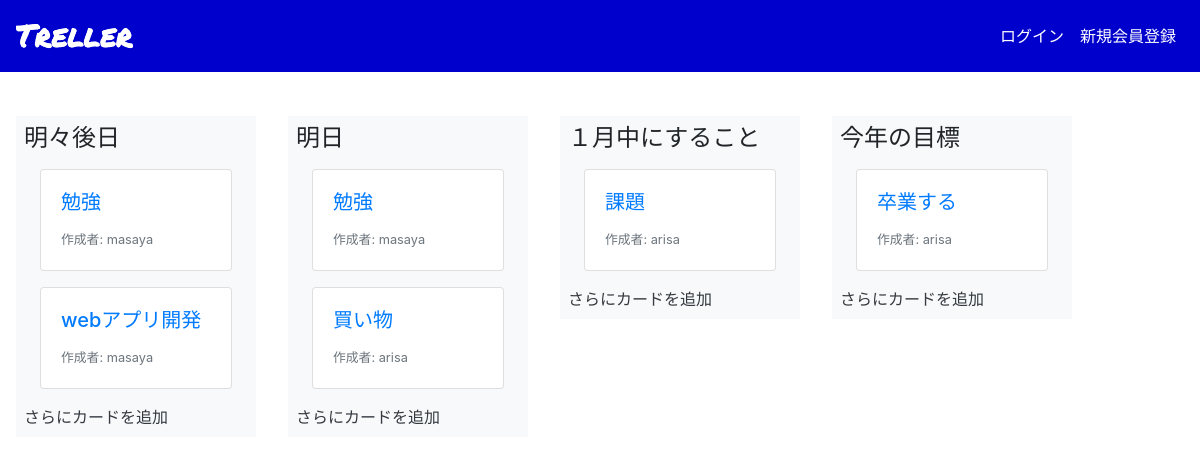
The page / on the database its author committed.
### trello_app/models.py (models this page shows, shortened)
class List(models.Model):
    title = models.CharField(max_length=200)
    user = models.ForeignKey(User, on_delete=models.CASCADE)

class Card(models.Model):
    title = models.CharField(max_length=200)
    description = models.TextField()
    user = models.ForeignKey(User, on_delete=models.CASCADE)
    list = models.ForeignKey(List, on_delete=models.CASCADE)

### trello_app/views.py (the view)
# urls.py: path('', views.IndexView.as_view(), name='index'),
class IndexView(ListView):
    model = List
    template_name = 'index.html'

### trello_app/templates/index.html (shortened to what this page needs)
{% extends "base.html" %}
{% load static %}
{% block customcss %}
    <link rel="stylesheet" href="{% static 'css/index.css' %}">
{% endblock %}
{% block content %}
<div class="container-fluid home" style="display: table-cell !important" >
  <div class="row flex-nowrap">
    {% for list in list_list %}
    <div class="bg-light m-3 p-2 list">
      <h4>{{ list.title }}
      </h4>
      {% for card in list.card_set.all %}
      <a href="{% url 'trello:cards_detail' card.pk %}" class="card m-3">
        <div class="card-body">
          <h5 class="card-title">{{ card.title }}</h5>
          <footer>
            <small class="text-muted">作成者: {{ card.user.username }}</small>
          </footer>
        </div>
      </a>
      {% endfor %}
      <a href="{% url 'trello:cards_create_from_index' list.pk %}" class="text-dark"> さらにカードを追加</a>
    </div>
    {% endfor %}
  </div>
</div>
{% endblock content %}

### trello_app/templates/base.html (shortened to what this page needs)
{% load static %}
<!doctype html>
<html lang="ja">
<head>
<link rel="stylesheet" href="https://stackpath.bootstrapcdn.com/bootstrap/4.5.0/css/bootstrap.min.css">
<link rel="stylesheet" href="{% static 'css/base.css' %}">
{% block customcss %}
{% endblock customcss %}
</head>
{% include 'navbar.html' %}
<body>
{% block content %}
{% endblock content %}
</body>
</html>

### trello_app/templates/navbar.html (shortened to what this page needs)
{% load static %}
<nav class="navbar navbar-expand-lg navbar-light fixed-top" style="background-color: #0000cd">
<a class="navbar-brand" href="{% url 'trello:index' %}"><img src='{% static 'image/logo.png' %}' alt=""></a>
<div class="collapse navbar-collapse" id="navbarSupportedContent">
<ul class="navbar-nav">
    {% if user.is_authenticated %}
    <li class="nav-item">
        <a href="{% url 'trello:lists_list' %}" class="nav-link" style="color: white">リスト一覧</a>
    </li>
    <li class="nav-item">
        <a href="{% url 'trello:cards_list' %}" class="nav-link" style="color: white">カード一覧</a>
    </li>
    <li class="nav-item">
        <a href="{% url 'trello:logout' %}" class="nav-link" style="color: white">ログアウト</a>
    </li>
    <li class="nav-item">
        <a href="{% url 'trello:user_detail' pk=user.pk %}" class="btn btn-primary">マイページ </a>
    </li>
    {% else %}
    <li class="nav-item">
        <a href="{% url 'trello:login' %}" class="nav-link" style="color: white">ログイン</a>
    </li>
    <li>
        <a href="{% url 'trello:signup' %}" class="nav-link" style="color: white">新規会員登録</a>
    </li>
    {% endif %}
</ul>
</div>
</nav>

### trello_app/static/css/base.css (style rules this page uses)
body { padding-top: 100px; }

### trello_app/static/css/index.css (style rules this page uses)
body { padding-top: 100px; }
.home { display: table-cell !important; }
.list { width: 240px; height: 100%; background-color: black; }

### rows shown on the page
List: title "明々後日"
Card: title "勉強", user.username "masaya"
Card: title "webアプリ開発", user.username "masaya"
List: title "明日"
Card: title "勉強", user.username "masaya"
Card: title "買い物", user.username "arisa"
List: title "１月中にすること"
Card: title "課題", user.username "arisa"
List: title "今年の目標"
Card: title "卒業する", user.username "arisa"
